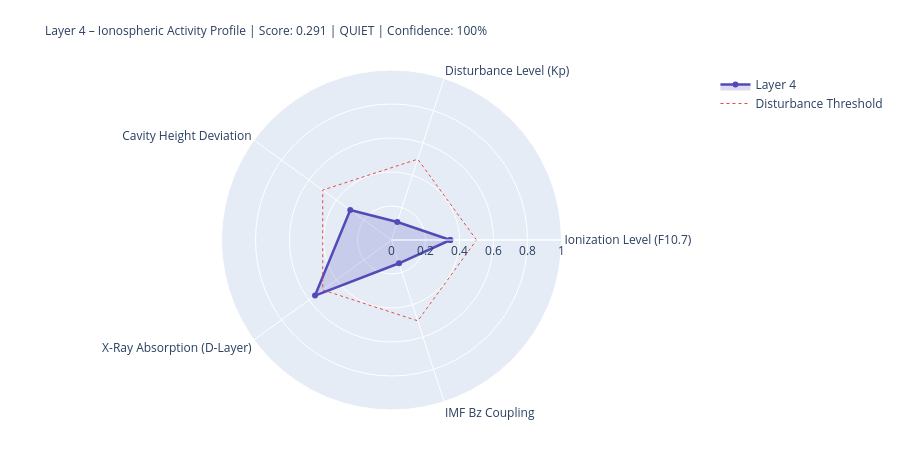

The notebook cell this image was saved under:
### Markdown cell above
---
## 4. State Assessment & Handoff to Layer 5

### Code cell
# ============================================================
# LAYER-4-SCORE
# ============================================================

COMPONENTS = {
    'Ionization Level (F10.7)':    {'score': ioniz,       'source': 'primary' if f107_now else 'from_layer0', 'dynamic': True},
    'Disturbance Level (Kp)':          {'score': disturb,     'source': 'primary' if kp_now   else 'from_layer0', 'dynamic': True},
    'Cavity Height Deviation':    {'score': h_dev,       'source': 'derived',                                'dynamic': True},
    'X-Ray Absorption (D-Layer)':{'score': xray_ioniz,  'source': 'primary' if xray_now else 'missing',     'dynamic': True},
    'IMF Bz Coupling':             {'score': bz_coupling, 'source': 'primary' if bz_now   else 'from_layer0', 'dynamic': True},
}

available    = {k: v['score'] for k, v in COMPONENTS.items() if v['score'] is not None}
unavailable  = [k for k, v in COMPONENTS.items() if v['score'] is None]
layer4_score = round(sum(available.values()) / len(available), 4) if available else None
confidence   = round(len(available) / len(COMPONENTS), 2)
level = ('unknown' if layer4_score is None
         else 'quiet'   if layer4_score < 0.3
         else 'moderate' if layer4_score < 0.6
         else 'active')
dominant_l4 = max(available, key=available.get) if available else 'none'

# Resonance delta for Schumann SR-1
sr1_ref = schumann_freq(1, 80.0)
sr1_now = schumann_freq(1, h_eff)
sr1_delta_mhz = (sr1_now - sr1_ref) * 1000

# Propagation conditions
prop_cond = ('disturbed'   if kp_val > 4
             else 'unsettled' if kp_val > 2
             else 'normal')
if xray_class in ['X', 'M']:
    prop_cond = 'Radio-Blackout moeglich'

W = 68
print('=' * W)
print('LAYER 4 – IONOSPHERE – STATE ASSESSMENT')
print('=' * W)
for name, comp in COMPONENTS.items():
    s = comp['score']
    if s is not None:
        bar = '█' * int(s * 20) + '░' * (20 - int(s * 20))
        print(f'  {name:<36} {bar}  {s:.3f}  [{comp["source"]}]')
    else:
        print(f'  {name:<36} {"─" * 20}  n/a   [missing]')
print('-' * W)
print(f'  Score:          {layer4_score:.3f}  ({len(available)}/{len(COMPONENTS)} components)')
print(f'  Confidence:     {confidence:.0%}')
print(f'  Level:          {level.upper()}')
print(f'  Dominant:       {dominant_l4}')
print(f'  Cavity height:  {h_eff:.1f} km  (Ref: 80.0 km)')
print(f'  SR-1:           {sr1_now:.3f} Hz  (Δ {sr1_delta_mhz:+.1f} mHz vs. ref)')
print(f'  Propagation:    {prop_cond}')
print(f'  X-Ray:          {xray_class}-class  ({xray_now:.2e} W/m²)' if xray_now else '  X-Ray:          n/a')
print('=' * W)

# Radar
cats   = list(available.keys())
vals_r = list(available.values())
if len(cats) >= 3:
    fig = go.Figure()
    fig.add_trace(go.Scatterpolar(
        r=vals_r + [vals_r[0]], theta=cats + [cats[0]],
        fill='toself', fillcolor='rgba(83,74,183,0.20)',
        line=dict(color='#534AB7', width=2.5), name='Layer 4'
    ))
    fig.add_trace(go.Scatterpolar(
        r=[0.5] * (len(cats)+1), theta=cats + [cats[0]],
        line=dict(color='#E24B4A', dash='dot', width=1),
        mode='lines', name='Disturbance Threshold'
    ))
    fig.update_layout(
        title=dict(
            text=f'Layer 4 – Ionospheric Activity Profile | Score: {layer4_score:.3f} | {level.upper()} | Confidence: {confidence:.0%}',
            font=dict(size=12)
        ),
        polar=dict(radialaxis=dict(visible=True, range=[0, 1])),
        height=450, showlegend=True,
        margin=dict(l=80, r=80, t=70, b=40)
    )
    fig.show()

### Figure 1 — Plotly figure (JSON) as saved in the notebook; plotly's stock layout.template omitted (floating-point values rounded to 4 significant figures)
{"data": [{"fill": "toself", "fillcolor": "rgba(83,74,183,0.20)", "line": {"color": "#534AB7", "width": 2.5}, "name": "Layer 4", "r": [0.346, 0.111, 0.3, 0.556, 0.144, 0.346], "theta": ["Ionization Level (F10.7)", "Disturbance Level (Kp)", "Cavity Height Deviation", "X-Ray Absorption (D-Layer)", "IMF Bz Coupling", "Ionization Level (F10.7)"], "type": "scatterpolar"}, {"line": {"color": "#E24B4A", "dash": "dot", "width": 1}, "mode": "lines", "name": "Disturbance Threshold", "r": [0.5, 0.5, 0.5, 0.5, 0.5, 0.5], "theta": ["Ionization Level (F10.7)", "Disturbance Level (Kp)", "Cavity Height Deviation", "X-Ray Absorption (D-Layer)", "IMF Bz Coupling", "Ionization Level (F10.7)"], "type": "scatterpolar"}], "layout": {"height": 450, "margin": {"b": 40, "l": 80, "r": 80, "t": 70}, "polar": {"radialaxis": {"range": [0, 1], "visible": true}}, "showlegend": true, "title": {"font": {"size": 12}, "text": "Layer 4 – Ionospheric Activity Profile | Score: 0.291 | QUIET | Confidence: 100%"}}}
